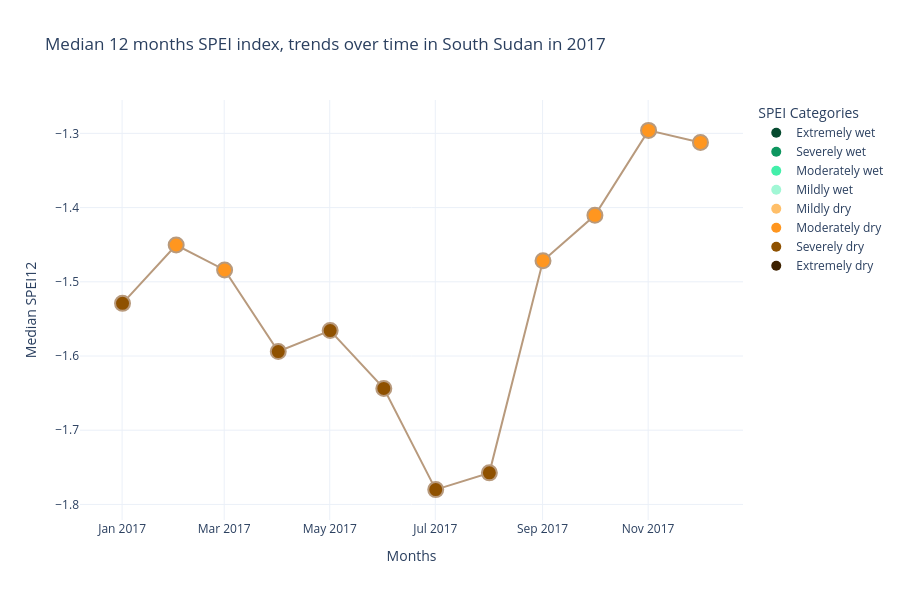

Notebook cell for this chart:
### Markdown cell above
A month-by-month view within a single year could help you to identify:

- **Seasonal patterns**: the line chart can highlight seasonal trends or cycles within the year. For example, you might see worsening conditions during certain months, which could correlate with typical dry seasons.
- **Consistency and variability**: the chart can reveal whether the peculiar event identified in the scatterplot is isolated to a specific month or if it persists across multiple months. If the line chart shows a consistent pattern throughout the year, it might suggest a prolonged period of drought. On the other hand, if the line chart fluctuates, the event might be more localized or temporary.

### Code cell
charts.create_linechart(stat_values, accumulation_windows, selected, placeholders)

### Figure 1 — Plotly figure (JSON) as saved in the notebook; plotly's stock layout.template omitted (floating-point values rounded to 4 significant figures)
{"data": [{"hoverinfo": "text", "line": {"color": "#B89A7D", "width": 2}, "marker": {"color": ["#8F5100", "#FF961F", "#FF961F", "#8F5100", "#8F5100", "#8F5100", "#8F5100", "#8F5100", "#FF961F", "#FF961F", "#FF961F", "#FF961F"], "line": {"color": "#B89A7D", "width": 2}, "size": 15}, "mode": "lines+markers", "name": "Median SPEI", "showlegend": false, "text": ["January 2017, median: -1.53", "February 2017, median: -1.45", "March 2017, median: -1.48", "April 2017, median: -1.59", "May 2017, median: -1.57", "June 2017, median: -1.64", "July 2017, median: -1.78", "August 2017, median: -1.76", "September 2017, median: -1.47", "October 2017, median: -1.41", "November 2017, median: -1.30", "December 2017, median: -1.31"], "type": "scatter", "x": ["2017-01-01T06:00:00", "2017-02-01T06:00:00", "2017-03-01T06:00:00", "2017-04-01T06:00:00", "2017-05-01T06:00:00", "2017-06-01T06:00:00", "2017-07-01T06:00:00", "2017-08-01T06:00:00", "2017-09-01T06:00:00", "2017-10-01T06:00:00", "2017-11-01T06:00:00", "2017-12-01T06:00:00"], "y": [-1.529, -1.45, -1.484, -1.594, -1.566, -1.644, -1.78, -1.757, -1.472, -1.41, -1.296, -1.312]}, {"hoverinfo": "none", "legendgroup": "colors", "marker": {"color": "#074B30", "size": 10}, "mode": "markers", "name": "Extremely wet", "showlegend": true, "type": "scatter", "x": [null], "y": [null]}, {"hoverinfo": "none", "legendgroup": "colors", "marker": {"color": "#0D965f", "size": 10}, "mode": "markers", "name": "Severely wet", "showlegend": true, "type": "scatter", "x": [null], "y": [null]}, {"hoverinfo": "none", "legendgroup": "colors", "marker": {"color": "#43EFAA", "size": 10}, "mode": "markers", "name": "Moderately wet", "showlegend": true, "type": "scatter", "x": [null], "y": [null]}, {"hoverinfo": "none", "legendgroup": "colors", "marker": {"color": "#A1F7D5", "size": 10}, "mode": "markers", "name": "Mildly wet", "showlegend": true, "type": "scatter", "x": [null], "y": [null]}, {"hoverinfo": "none", "legendgroup": "colors", "marker": {"color": "#FFBF69", "size": 10}, "mode": "markers", "name": "Mildly dry", "showlegend": true, "type": "scatter", "x": [null], "y": [null]}, {"hoverinfo": "none", "legendgroup": "colors", "marker": {"color": "#FF961F", "size": 10}, "mode": "markers", "name": "Moderately dry", "showlegend": true, "type": "scatter", "x": [null], "y": [null]}, {"hoverinfo": "none", "legendgroup": "colors", "marker": {"color": "#8F5100", "size": 10}, "mode": "markers", "name": "Severely dry", "showlegend": true, "type": "scatter", "x": [null], "y": [null]}, {"hoverinfo": "none", "legendgroup": "colors", "marker": {"color": "#3d2100", "size": 10}, "mode": "markers", "name": "Extremely dry", "showlegend": true, "type": "scatter", "x": [null], "y": [null]}], "layout": {"height": 600, "legend": {"title": {"text": "SPEI Categories"}}, "plot_bgcolor": "rgba(0,0,0,0)", "title": {"text": "Median 12 months SPEI index, trends over time in South Sudan in 2017"}, "xaxis": {"title": {"text": "Months"}}, "yaxis": {"title": {"text": "Median SPEI12"}, "zeroline": true, "zerolinecolor": "#D3D3D3", "zerolinewidth": 1}}}
